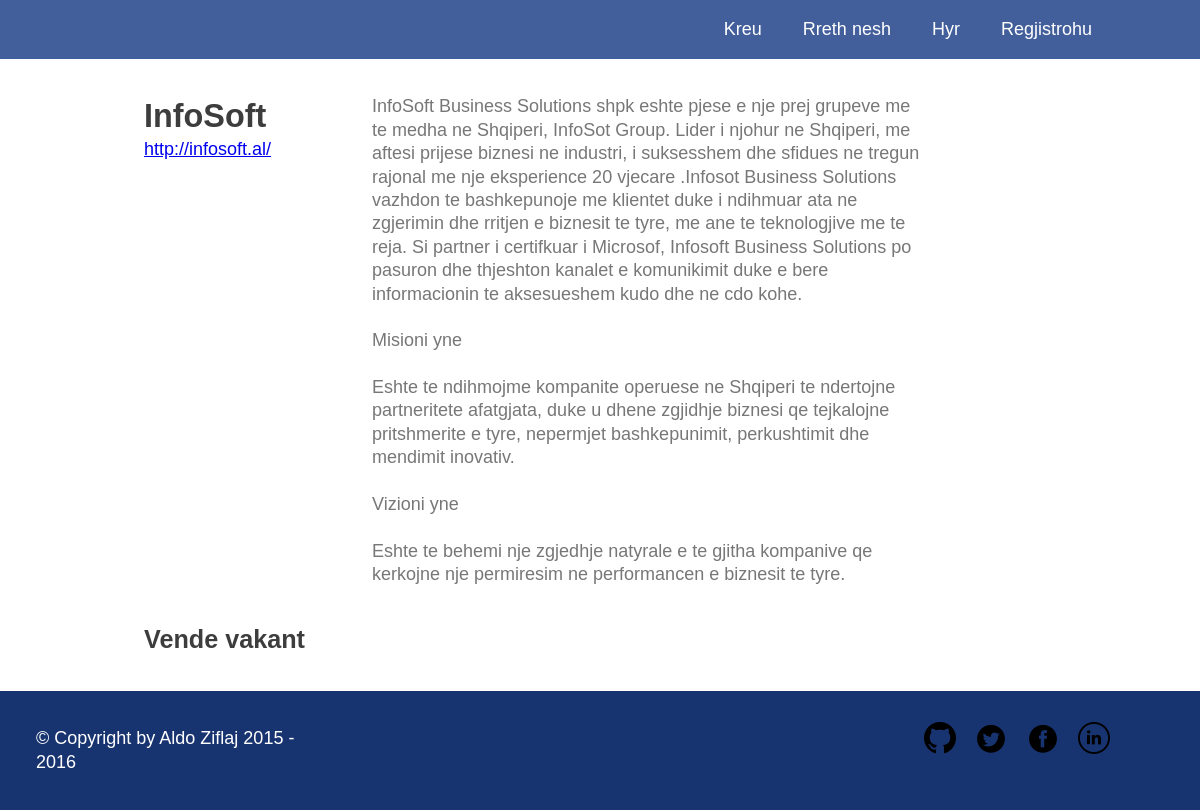
Screenshot of /user.php?id=3 with the database file from the repository.
### tables this page shows
CREATE TABLE IF NOT EXISTS `companies` (
  `id` INT NOT NULL AUTO_INCREMENT,
  `company_name` VARCHAR(45) NOT NULL,
  `user_id` INT(11) NOT NULL,
  `description` MEDIUMTEXT NULL,
  `website` VARCHAR(45) NULL,
  PRIMARY KEY (`id`),
  INDEX `user_id_idx` (`user_id` ASC),
  CONSTRAINT `company_user_id`
    FOREIGN KEY (`user_id`)
    REFERENCES `users` (`id`)
    ON DELETE CASCADE
    ON UPDATE CASCADE);

### public/views/company/me.php (the view, shortened to what this page needs)
<?php
$connection = mysqli_connect($db['host'], $db['username'], $db['password'], $db['database']);
$companies_sql = "select id, company_name, description, website ";
$companies_sql .= "from companies ";
$companies_sql .= "where user_id = $id";
$result = mysqli_query($connection, $companies_sql);
$company = mysqli_fetch_assoc($result);
?>
<div class="content">
  <div class="profile">
    <div class="row">
      <div class="col-narrow">
        <div class="profile--handle">
          <?= $company['company_name'] ?>
        </div>
        <?php if($company['website']): ?>
          <div class="profile--website">
            <a href="<?= $company['website'] ?>"><?= $company['website'] ?></a>
          </div>
        <?php endif; ?>
      </div>
      <div class="col-wide profile--bio">
        <?= $company['description'] ?>
      </div>
    </div>
    <div class="row">
      <div class="col-narrow">
        <div class="profile--entries__title">
          Vende vakant
        </div>
      </div>
    </div>
  </div>
</div>

### public/assets/css/base.css (style rules this page uses)
html, body { width: 100%; height: 100%; color: #777; background-color: #fff; }
body { margin: 0; padding: 0; font-size: 1em; font-family: helvetica, arial, sans-serif; line-height: 1.3; }
@media (min-width: 38em) { body { font-size: 1.125em; } }

### public/assets/css/theme.css (style rules this page uses)
.content { min-height: 350px; padding: 0 8em; }

### public/assets/css/layout.css (style rules this page uses)
.row { clear: both; overflow: hidden; }
.col-narrow, .col-narrow--right { margin-bottom: 1.5em; }
@media (min-width: 38em) { .col-narrow, .col-medium, .col-wide { float: left; } }
@media (min-width: 38em) { .col-wide, .col-wide--right { width: 61%; } }
@media (min-width: 38em) { .col-narrow, .col-narrow--right { width: 25%; margin-bottom: 0; } }

### public/assets/css/modules.css (style rules this page uses)
.profile { padding: 2em 0; }
.profile--handle { color: #3D3D3D; font-weight: bold; font-size: 1.8em; }
.profile--bio { margin-bottom: 2em; }
.profile--entries__title { color: #3D3D3D; font-weight: bold; font-size: 1.4em; }

### rows the page displays
companies: company_name "InfoSoft", website "http://infosoft.al/", description "InfoSoft Business Solutions shpk eshte pjese e nje prej grupeve me te medha ne Shqiperi, InfoSot Group. Lider i njohur ne Shqiperi, me aftesi prijese biznesi ne industri, i suksesshem dhe sfidues ne tregun rajonal me nje eksperience 20 vjecare .Infosot Business Solutions vazhdon te bashkepunoje me klientet duke i ndihmuar ata ne zgjerimin dhe rritjen e biznesit te tyre, me ane te teknologjive me te reja. Si partner i certifkuar i Microsof, Infosoft Business Solutions po pasuron dhe thjeshton kanalet e komunikimit duke e bere informacionin te aksesueshem kudo dhe ne cdo kohe. Misioni yne Eshte te ndihmojme kompanite operuese ne Shqiperi te ndertojne partneritete afatgjata, duke u dhene…"
